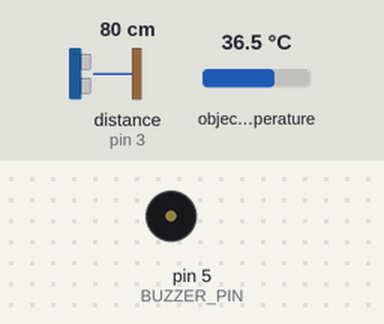
This sketch was run on a simulated Arduino Uno, built with avr-gcc and run on an emulated ATmega328P. Parts: buzzer (waves = sounding). The inputs (shaded band) are chosen by the test bench; at power-on: distance to the obstacle (sensor on pin 3) 80 cm, object temperature 36.5 °C.

Above: at 1.2 s.
1.3 s: distance to the obstacle (sensor on pin 3) set to 11 cm
4.3 s: distance to the obstacle (sensor on pin 3) set to 8 cm
At 6.6 s:
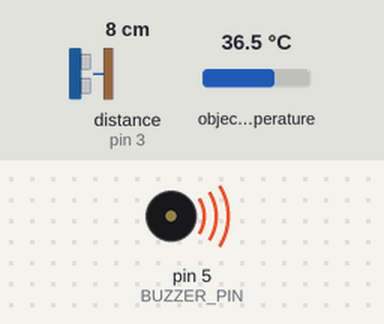
Timing chart, 0 to 8.1 s (numbered marks = the images above; inputs shaded):
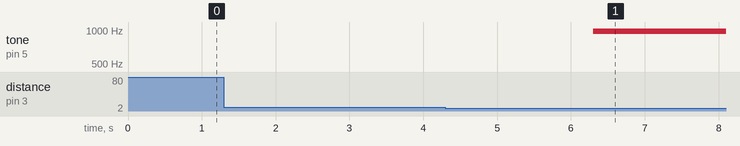

The sketch:

temperature_sensor.ino
```cpp
#include <NewPing.h>
#include <Adafruit_MLX90614.h>
#define BUZZER_PIN 5
#define CUT_OFF_TEMPERATURE 30 //This is temperature in degreeC
#define DISTANCE_TO_CHECK 10 //This is in cm
NewPing ultrasonicSensor(2,3,400);
Adafruit_MLX90614 mlx = Adafruit_MLX90614();
void setup()
{
 analogWrite(BUZZER_PIN, 0);
 mlx.begin();
}
void tempHighTone()
{
 for (int i = 0; i < 10; i++)
 {
 analogWrite(BUZZER_PIN,100);
 delay(100);
 analogWrite(BUZZER_PIN,0);
 delay(100);
 }
}
void tempOkTone()
{
 analogWrite(BUZZER_PIN, 100);
 delay(2000);
 analogWrite(BUZZER_PIN, 0);
}
void loop()
{
 int distance = ultrasonicSensor.ping_cm();
 if (distance > 0 && distance < DISTANCE_TO_CHECK)
 {
 delay(2000);
 float temperature = mlx.readObjectTempC();
 distance = ultrasonicSensor.ping_cm();
 if (distance > 0 && distance < DISTANCE_TO_CHECK && temperature <=
CUT_OFF_TEMPERATURE)
 {
 tempOkTone();
 delay(2000);
 }
 else if ( !(distance > 0 && distance < DISTANCE_TO_CHECK))
 {
 }
 else
 {
 tempHighTone();
 delay(2000);
 }
 }
}
```

Measured:
- the behaviour switches between 10 and 9 cm on distance to the obstacle (sensor on pin 3) (found by bisection; images 0 and 1)
- after the input at 1.3 s, every drawn part: stays the same
- after the input at 4.3 s, tone on pin 5 (BUZZER_PIN): silent → 977 Hz after 2.0 s
